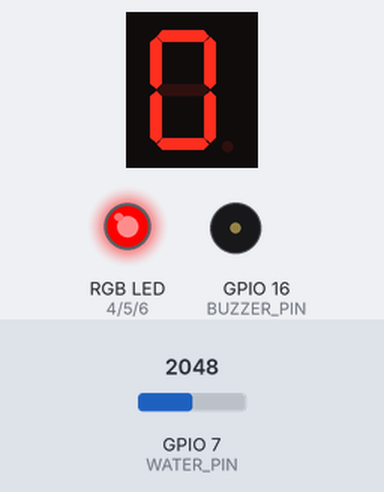
A program run on a simulated ESP32-S3. On the bench: 1-digit seven-segment display, an RGB LED mixed from three pins (HIGH = lit), buzzer (waves = sounding, pin HIGH). Wiring (inferred from the names in the program): 1-digit 7-segment display, segments lit when HIGH: segments GPIO 14, GPIO 13, GPIO 12, GPIO 11, GPIO 10, GPIO 9, GPIO 8. The test bench sets the inputs (shaded band); at power-on: GPIO 7 (WATER_PIN) = 2048 (analog values on the 0–4095 scale). The segment pins are drawn as the display they are named for; pins used as bus, display or sensor lines are not drawn; what the program prints to the serial monitor is not drawn.

Above: at 1.2 s.
1.3 s: GPIO 7 (WATER_PIN) set to 1433
At 1.9 s:
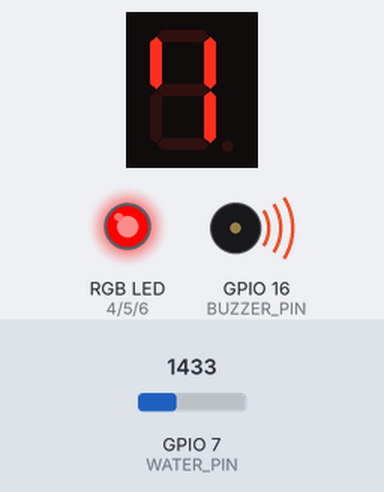
4.3 s: GPIO 7 (WATER_PIN) set to 1335
At 5.4 s:
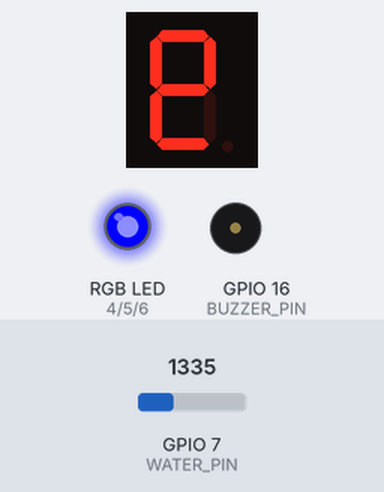
5.8 s: GPIO 7 (WATER_PIN) set to 748
At 6.4 s:
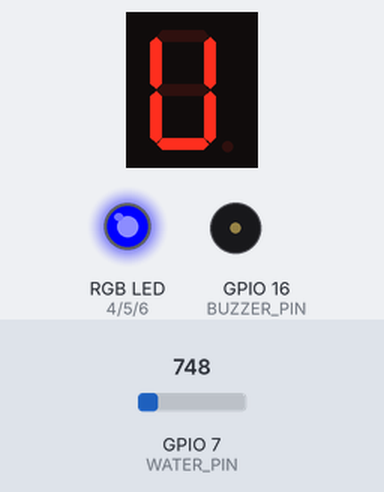
7.3 s: GPIO 7 (WATER_PIN) set to 638
At 7.6 s:
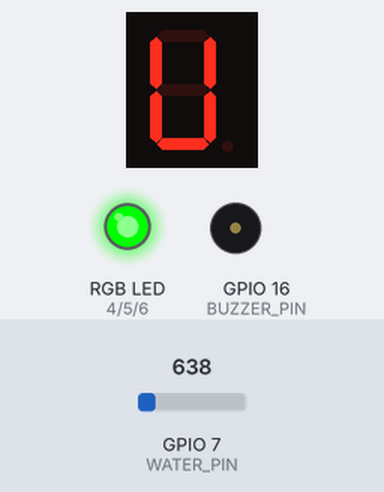
8.8 s: GPIO 7 (WATER_PIN) set to 491
At 9.9 s:
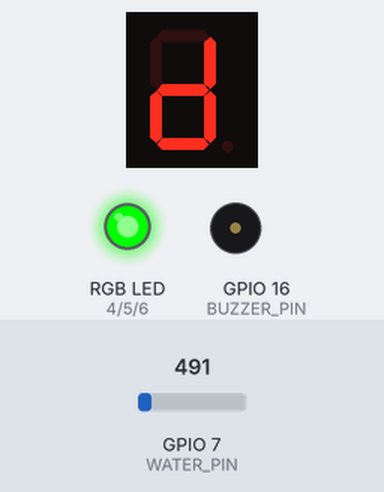
10.3 s: GPIO 7 (WATER_PIN) set to 0
At 11.0 s:
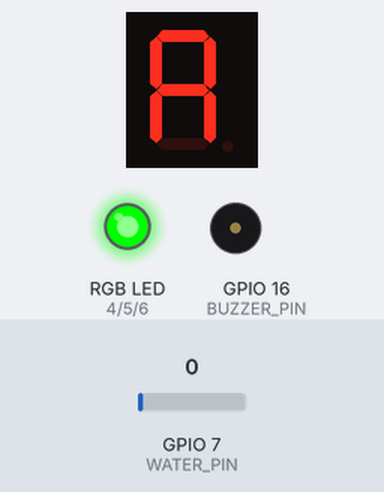
Timing chart, 0 to 12.8 s (numbered marks = the images above; inputs shaded):
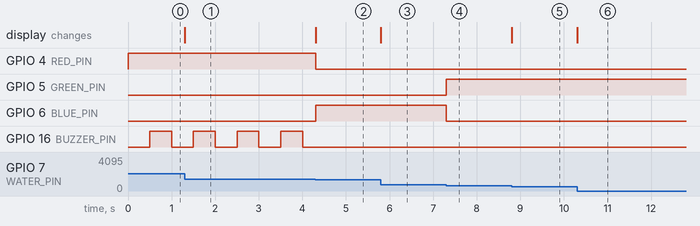

Measured:
- the behaviour switches between 1400 and 1399 on GPIO 7 (WATER_PIN) (found by bisection; images 1 and 2)
- the behaviour switches between 700 and 699 on GPIO 7 (WATER_PIN) (found by bisection; images 3 and 4)
- after the input at 1.3 s, the display: changes at once (image 1)
- after the input at 4.3 s, GPIO 4 (RED_PIN): HIGH → LOW at once; GPIO 6 (BLUE_PIN): LOW → HIGH at once; GPIO 16 (BUZZER_PIN): stays LOW (without the input it goes to HIGH after 0.21 s); the display: changes at once (image 2)
- after the input at 5.8 s, the display: changes at once (image 3)
- after the input at 7.3 s, GPIO 5 (GREEN_PIN): LOW → HIGH at once; GPIO 6 (BLUE_PIN): HIGH → LOW at once
- after the input at 8.8 s, the display: changes at once (image 5)
- after the input at 10.3 s, the display: changes at once (image 6)

The program:

main.cpp
```cpp
#include <Arduino.h>

const uint8_t displaySegments[10][7] = {
  {1,1,1,0,1,1,1}, // 0
  {0,1,0,0,1,0,0}, // 1
  {1,0,1,1,1,1,0}, // 2
  {0,1,1,1,1,1,0}, // 3
  {0,1,0,1,1,0,1}, // 4
  {0,1,1,1,0,1,1}, // 5
  {1,1,1,1,0,1,1}, // 6
  {0,1,0,0,1,1,0}, // 7
  {1,1,1,1,1,1,1}, // 8
  {0,1,1,1,1,1,1}  // 9
};

// Water sensor
constexpr uint8_t WATER_PIN = 7;

// RGB LED
constexpr uint8_t RED_PIN = 4;
constexpr uint8_t GREEN_PIN = 5;
constexpr uint8_t BLUE_PIN = 6;

// Buzzer
constexpr uint8_t BUZZER_PIN = 16;
constexpr uint32_t BUZZER_INTERVAL = 500;
uint32_t lastBuzzerTime = 0;
bool buzzerState = false;

// 7-segment display: a, b, c, d, e, f, g
const uint8_t SEGMENT_PINS[] = {8, 9, 10, 11, 12, 13, 14};

void setup() {
    Serial.begin(115200);
    analogReadResolution(12);

    pinMode(RED_PIN, OUTPUT);
    pinMode(GREEN_PIN, OUTPUT);
    pinMode(BLUE_PIN, OUTPUT);

    for (uint8_t pin : SEGMENT_PINS) {
        pinMode(pin, OUTPUT);
    }

    pinMode(BUZZER_PIN, OUTPUT);
}

void light_control(uint16_t waterLevel);
void buzzer_control(uint16_t waterLevel);
void display_water_level(uint16_t waterLevel);

void loop() {
    uint16_t water = analogRead(WATER_PIN);
    Serial.printf("Water RAW: %u\n", water);
    display_water_level(water);
    light_control(water);
    buzzer_control(water);
}

void light_control(uint16_t waterLevel) {
  if (waterLevel < 700) {
    digitalWrite(GREEN_PIN, HIGH);
    digitalWrite(BLUE_PIN, LOW);
    digitalWrite(RED_PIN, LOW);
  } else if (waterLevel < 1400) {
    digitalWrite(BLUE_PIN, HIGH);
    digitalWrite(GREEN_PIN, LOW);
    digitalWrite(RED_PIN, LOW);
  } else {
    digitalWrite(RED_PIN, HIGH);
    digitalWrite(BLUE_PIN, LOW);
    digitalWrite(GREEN_PIN, LOW);
  }
}

void buzzer_control(uint16_t waterLevel) {
    if (waterLevel < 1400) {
      buzzerState = false;
      digitalWrite(BUZZER_PIN, LOW);
      lastBuzzerTime = millis();
      return;
    }

    uint32_t currentTime = millis();

    if (currentTime - lastBuzzerTime >= BUZZER_INTERVAL) {
      lastBuzzerTime = currentTime;
      buzzerState = !buzzerState;
      digitalWrite(BUZZER_PIN, buzzerState ? HIGH : LOW);
    }
}

uint8_t calculateWaterLevel(uint16_t waterLevel) {
  return constrain(waterLevel / 200, 0, 9);
}

void display_water_level(uint16_t waterLevel) {
  uint8_t level = calculateWaterLevel(waterLevel);
  for (uint8_t i = 0; i < 7; i++) {
      digitalWrite(SEGMENT_PINS[i], displaySegments[level][i]);
    }
}
```
